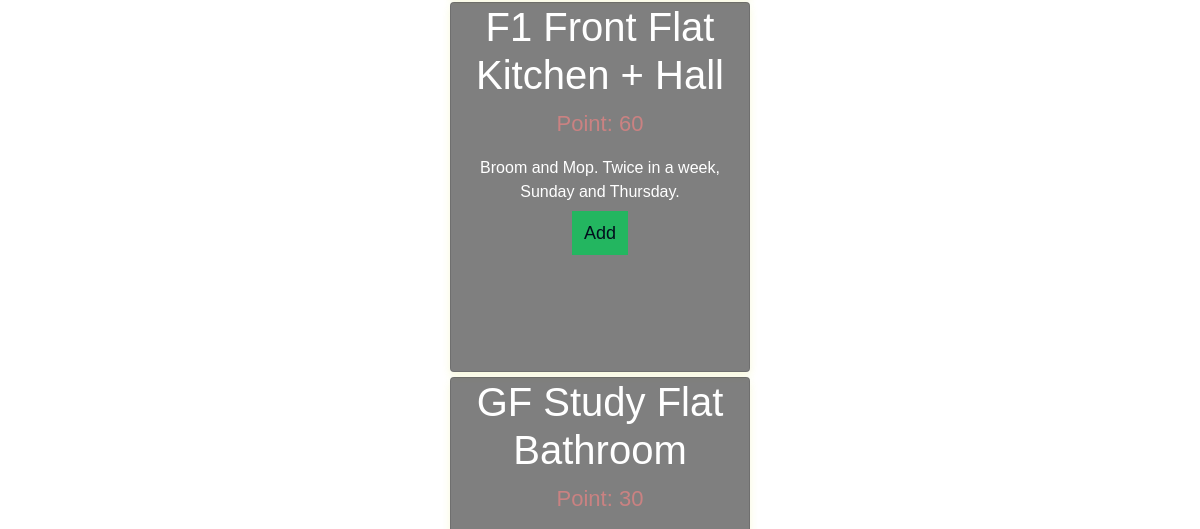
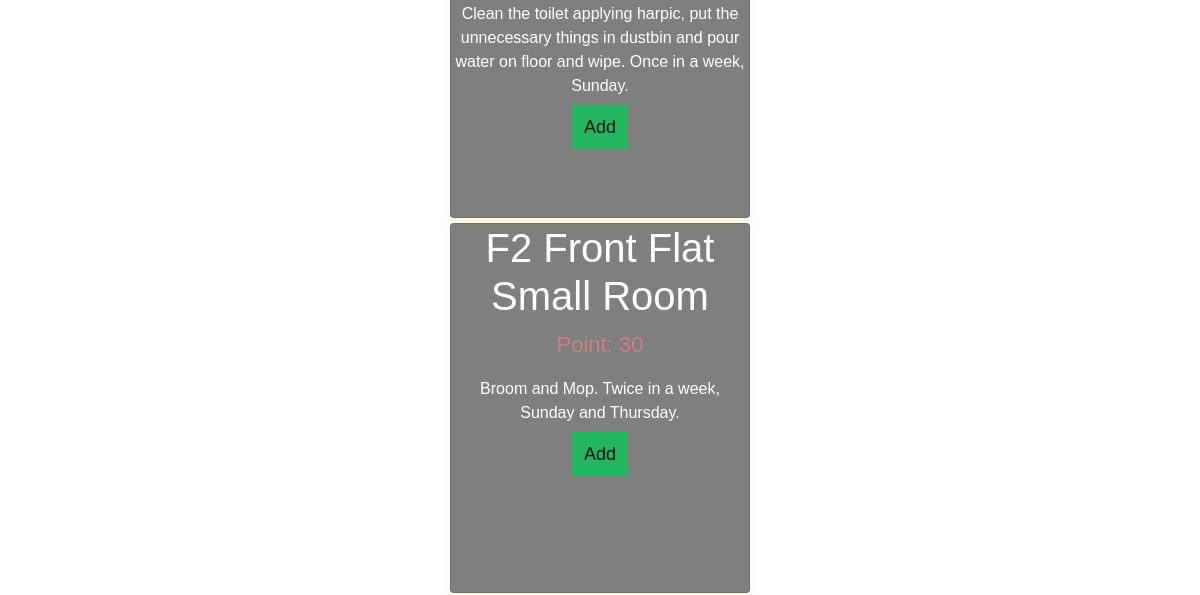
Before: /user/17/add_services/ (middle part) with the older database file (2 pictures, top to bottom).
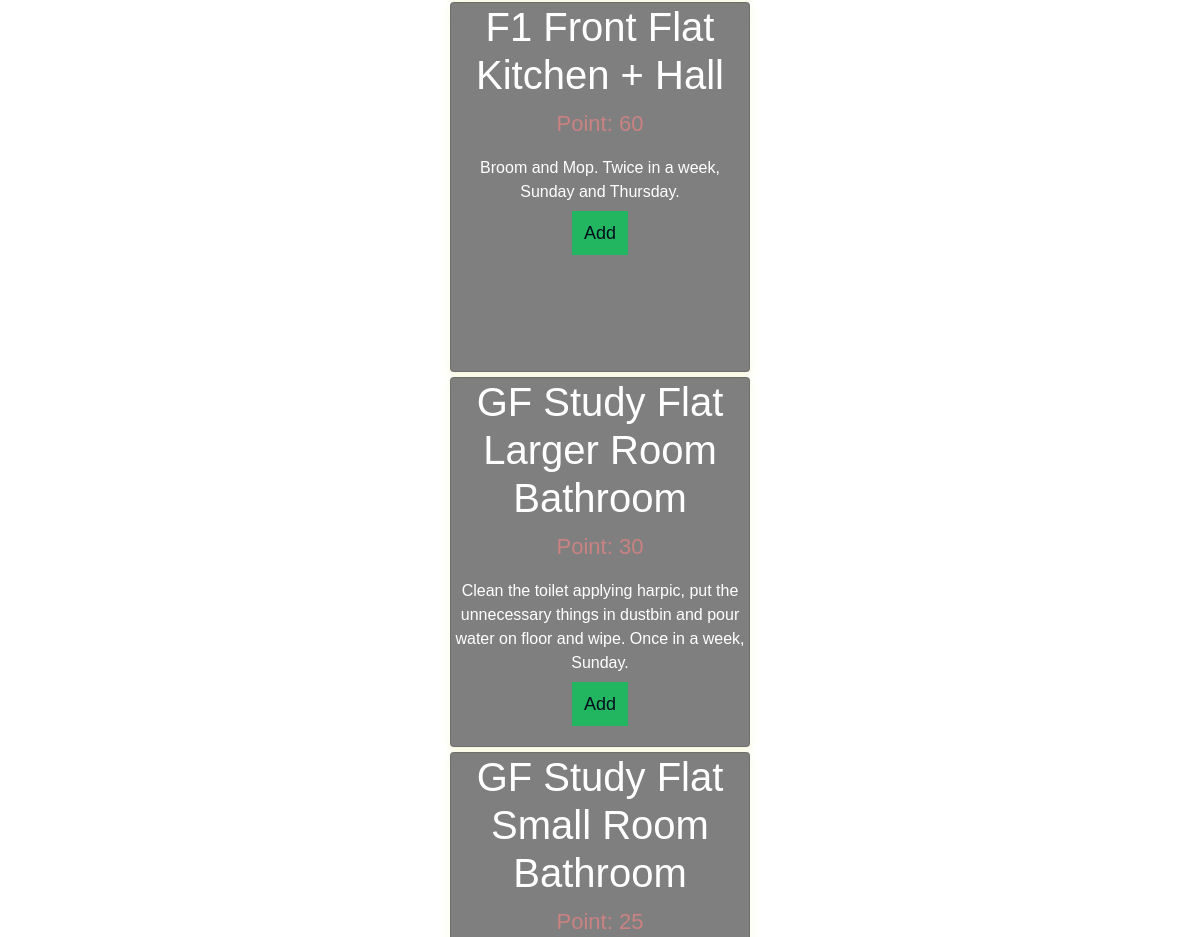
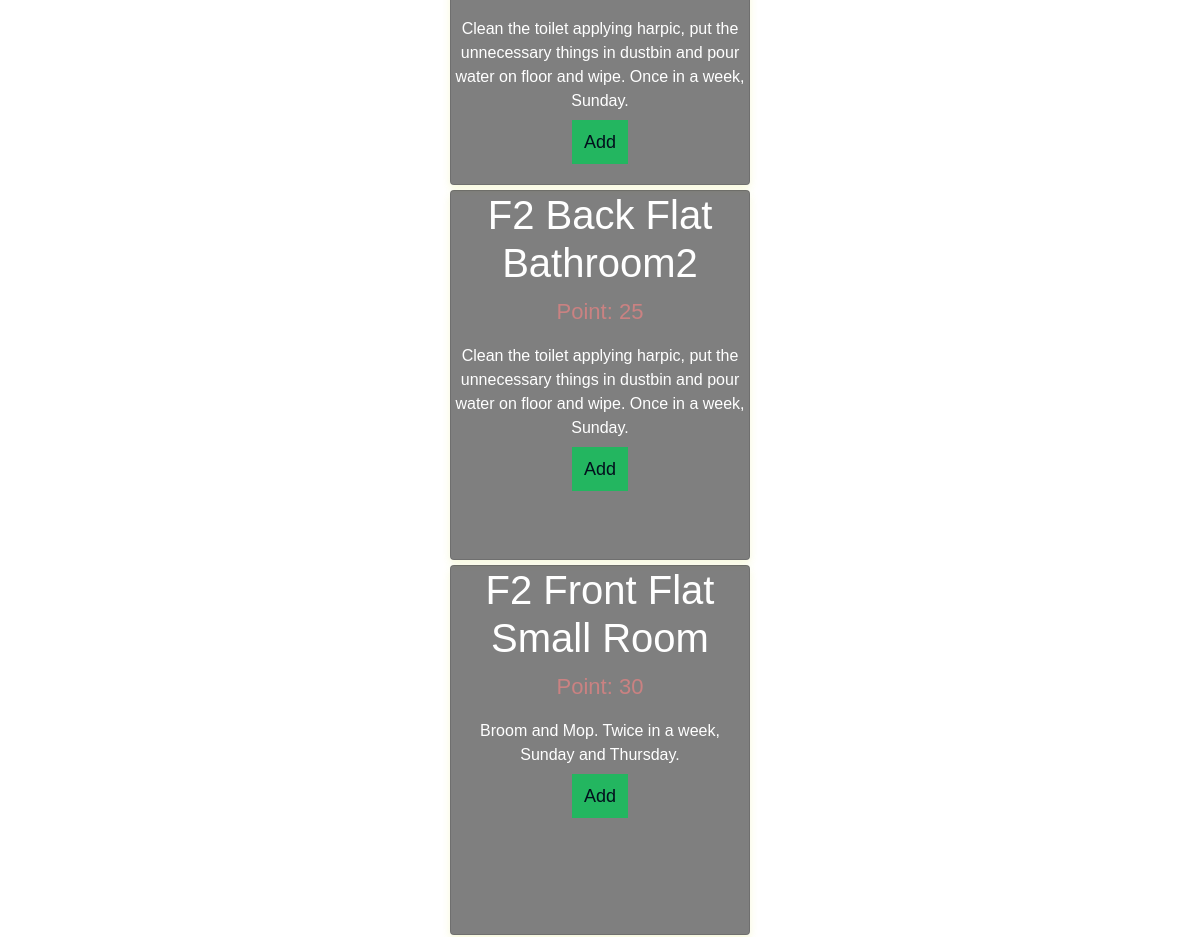
After: the same page with the newer database file (2 pictures, top to bottom).
### clean/models.py (models this page shows, shortened)
class Service(models.Model):
    name = models.CharField(max_length=100)
    description = models.CharField(max_length=500,default='hare krishna')
    point = models.IntegerField(default=0)
    deadline = models.DateTimeField()
    devotee = models.ForeignKey(Devotee,on_delete=models.CASCADE,related_name='services',null=True)
    taken = models.BooleanField(default = False)
    done = models.BooleanField(default=False)

### clean/views.py (the view)
# urls.py: path("user/<int:user_pk>/add_services/", views.all_avail_services, name="all_avail_services"),
def all_avail_services(request,user_pk):
    user = get_object_or_404(User,pk=user_pk)
    services = Service.objects.filter(taken=False).order_by('deadline')
    return render(request,'clean/all_avail_services.html', {'user':user,'services':services})

### templates/clean/all_avail_services.html (shortened to what this page needs)
{% extends "clean/layout.html" %}
{% block body %}
  {% if services|length %}
    {% for service in services %}
      <div class="card">
        <h1>{{service.name}}</h1>
        <p class="price">Point: {{service.point}}</p>
        <p>{{service.description}}</p>
        <p><a href="{% url 'clean:dev_add_service' user_pk=user.pk service_pk=service.pk %}">Add</a></p>
      </div>
    {% endfor %}
  {% else %}
    <h1 class="center links height30">No Service To Take:)</h1>
  {% endif %}
{% endblock %}

Changed rows visible on the page:
changed Service: name "GF Study Flat Bathroom" → "GF Study Flat Larger Room Bathroom"
added Service: name "GF Study Flat Small Room Bathroom", point "25", description "Clean the toilet applying harpic, put the unnecessary things in dustbin and pour water on floor and wipe. Once in a week, Sunday."
added Service: name "F2 Back Flat Bathroom2", point "25", description "Clean the toilet applying harpic, put the unnecessary things in dustbin and pour water on floor and wipe. Once in a week, Sunday."
